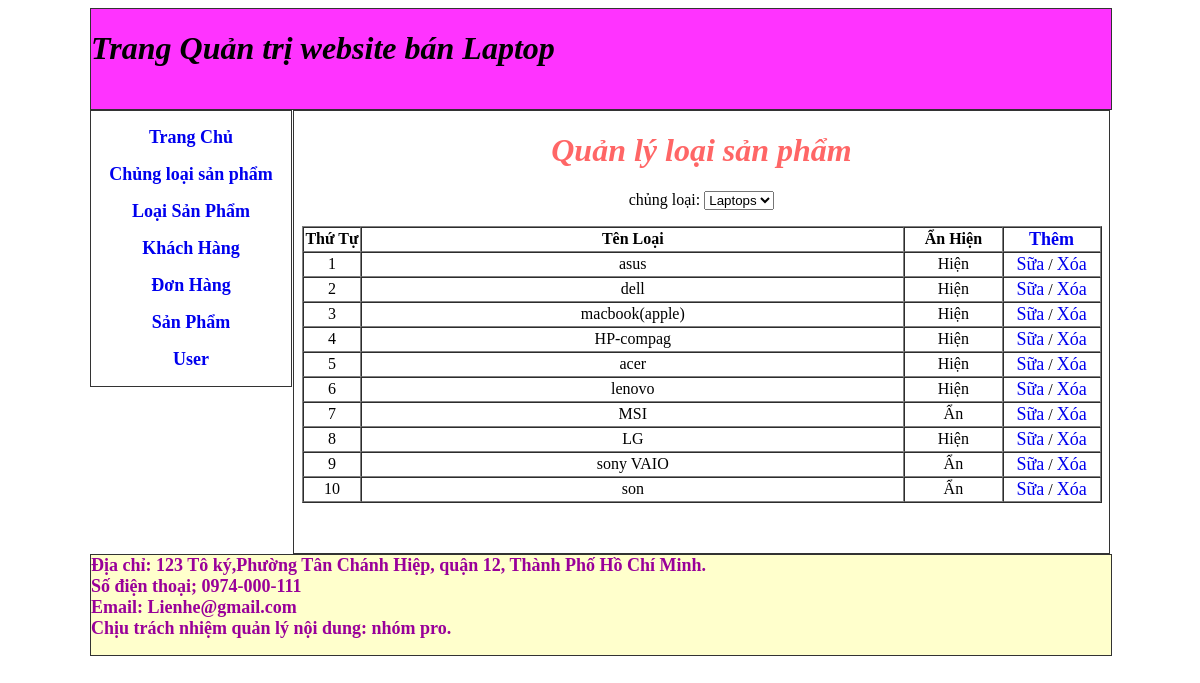
Screenshot of /admin/index.php?id=lsp with the database file from the repository.
### tables this page shows
CREATE TABLE `loaisp` (
  `idLoai` int(11) NOT NULL,
  `tenloai` text NOT NULL,
  `AnHien` int(11) NOT NULL,
  `idCL` int(11) NOT NULL
);

### admin/loaisp.php (the view, shortened to what this page needs)
<div style="color:#F66"> <h1><i>Quản lý loại sản phẩm</i></h1></div>
<form id="form1" name="form1" method="GET" action="">
  <p>
    <label for="chungloaisp">chủng loại:</label>
    <select name="chungloaisp" size="1" id="chungloaisp" onchange="form1.submit();">
    <?php
		$kqCL=mysqli_query($link,"select* from chungloaisanpham");
		if(isset($_GET["chungloaisp"]))	$idCL=$_GET["chungloaisp"];
		else $idCL=0;
		while($dCL=mysqli_fetch_array($kqCL)){
			if($idCL==0) $idCL=$dCL['idCL']
	?>
      <option value="<?php echo $dCL["idCL"];?>" <?php if(isset($_GET['chungloaisp'])&&$dCL["idCL"]==$_GET['chungloaisp']) echo "selected='selected'"?>><?php echo $dCL["TenCL"];?></option>
      <?php }?>
    </select>
  </p>
</form>
<table width="800" border="1" cellspacing="0" align="center">
  <tr>
    <th width="64" scope="col">Thứ Tự</th>
    <th width="691" scope="col">Tên Loại</th>
    <th width="116" scope="col">Ẩn Hiện</th>
    <th width="111" scope="col"><a href="index.php?id=Them_lsp">Thêm</a></th>
  </tr>
  <?php
  	$kql=mysqli_query($link,"select* from loaisp where idCL=".$idCL);
		$i=1;
	while($dl=mysqli_fetch_array($kql)){
  ?>
  <tr>
    <td><?php echo $i; $i++;?></td>
    <td><?php echo $dl["tenloai"];?></td>
    <td><?php if($dl["AnHien"]) echo "Hiện"; else echo "Ẩn";?></td>
    <td><a href="index.php?id=Sua_lsp&&idLoai=<?php echo $dl['idLoai'];?>">Sữa</a> / <a href="process.php?Xoa=<?php echo $dl['idLoai'];?>&&idCL=<?php echo $dl['idCL'];?>">Xóa</a></td>
  </tr>
  <?php }?>
</table>
<p>&nbsp;</p>

### admin/index.php (style rules this page uses)
a { text-decoration: none; font-size: 18px; }

### rows the page displays
loaisp: tenloai "asus", AnHien "Hiện"
loaisp: tenloai "dell", AnHien "Hiện"
loaisp: tenloai "macbook(apple)", AnHien "Hiện"
loaisp: tenloai "HP-compag", AnHien "Hiện"
loaisp: tenloai "acer", AnHien "Hiện"
loaisp: tenloai "lenovo", AnHien "Hiện"
loaisp: tenloai "MSI", AnHien "Ẩn"
loaisp: tenloai "LG", AnHien "Hiện"
loaisp: tenloai "sony VAIO", AnHien "Ẩn"
loaisp: tenloai "son", AnHien "Ẩn"

### other values shown
form field chungloaisp "Laptops"
